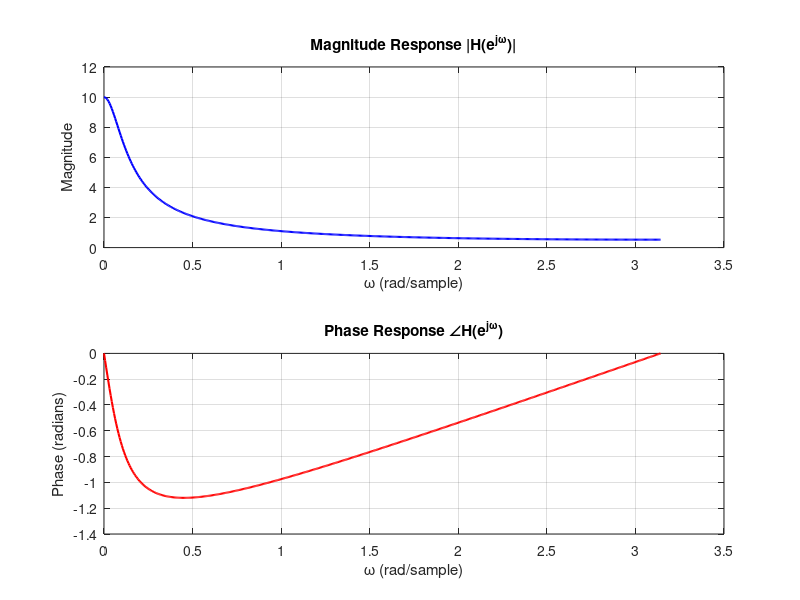

MATLAB code for this plot:
% Lab 3, Task 3

% Define the frequency range
w = linspace(0, pi, 501);           % 501 points from 0 to pi

% Compute the frequency response
H = exp(1j*w) ./ (exp(1j*w) - 0.9);  % Frequency response

% Plot magnitude and phase
figure;

% Magnitude Response
subplot(2,1,1);
plot(w, abs(H), 'b', 'LineWidth', 1.5);
title('Magnitude Response |H(e^{j\omega})|');
xlabel('\omega (rad/sample)');
ylabel('Magnitude');
grid on;

% Phase Response
subplot(2,1,2);
plot(w, angle(H), 'r', 'LineWidth', 1.5);
title('Phase Response ∠H(e^{j\omega})');
xlabel('\omega (rad/sample)');
ylabel('Phase (radians)');
grid on;